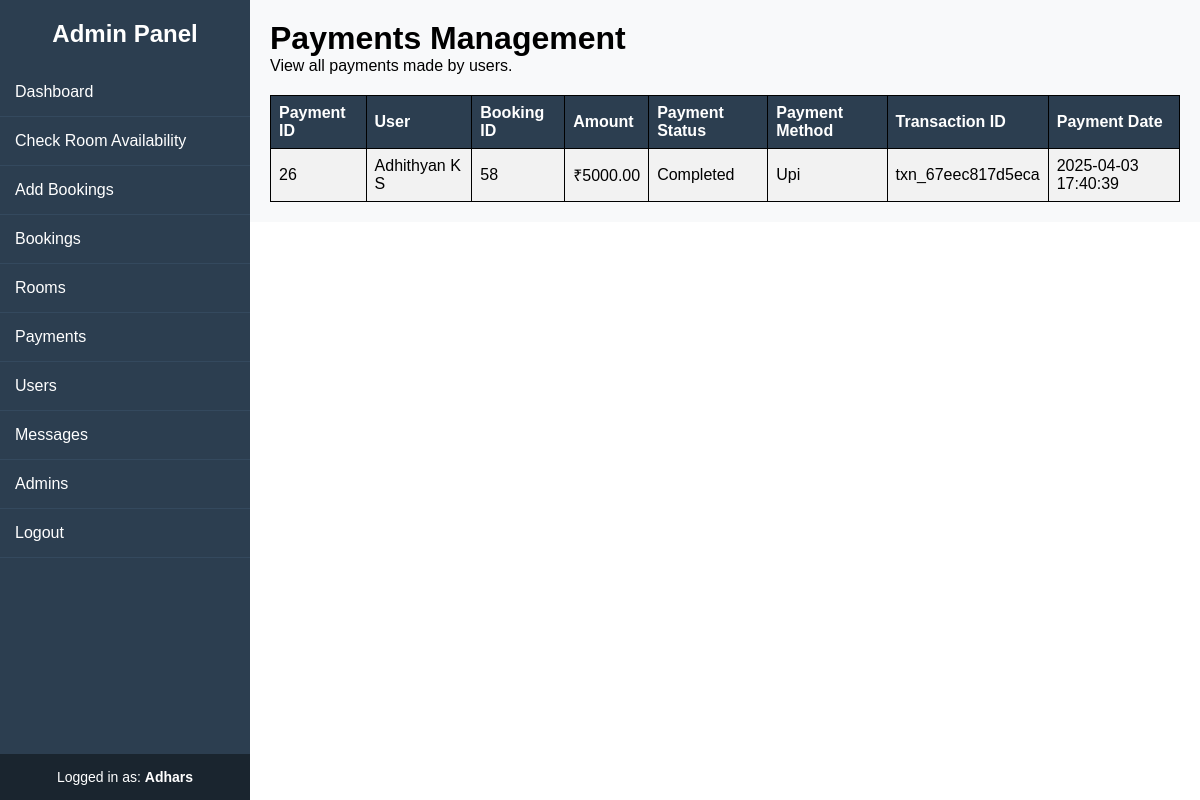
The page /admin/payments.php (signed in) on the database as committed earlier.
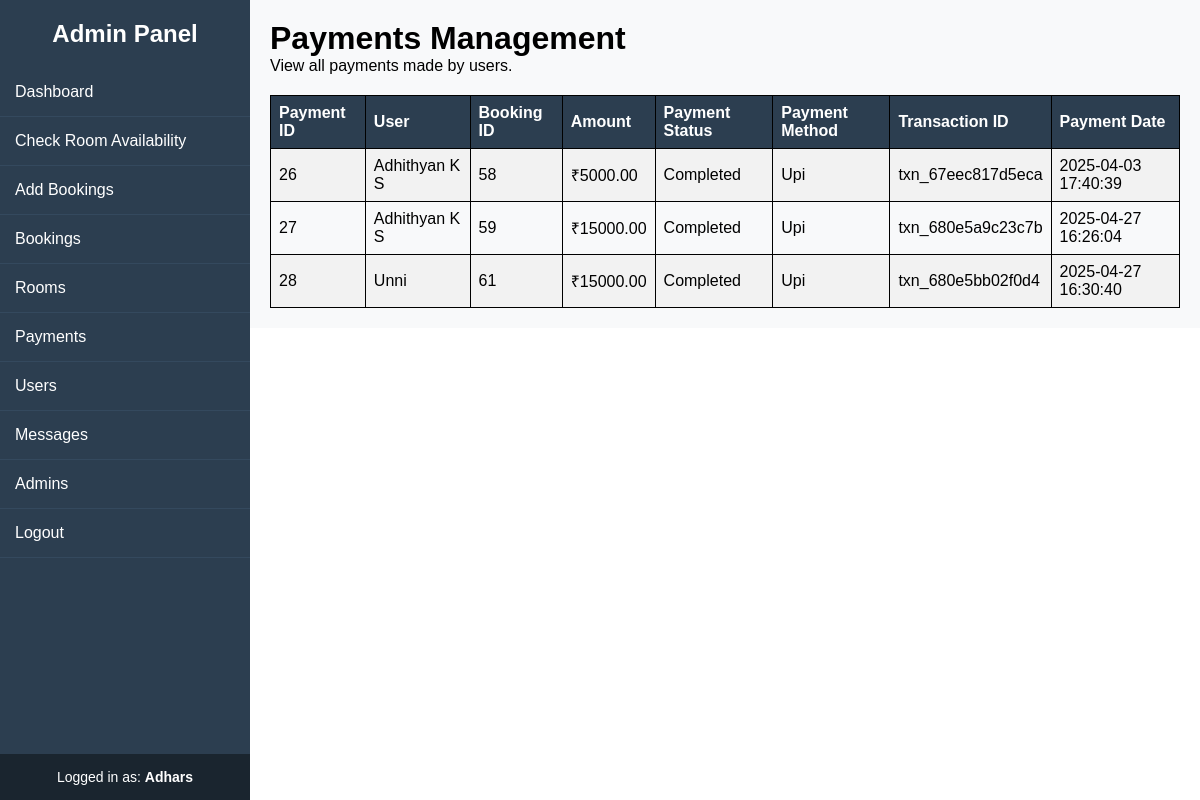
The same page on the database as committed later.
### tables this page shows
CREATE TABLE `payments` (
  `payment_id` int(11) NOT NULL,
  `user_id` int(11) NOT NULL,
  `booking_id` int(11) NOT NULL,
  `amount` decimal(10,2) NOT NULL,
  `payment_status` enum('pending','completed') DEFAULT 'pending',
  `payment_method` enum('credit_card','paypal','upi','cash') NOT NULL,
  `transaction_id` varchar(50) DEFAULT NULL,
  `created_at` timestamp NOT NULL DEFAULT current_timestamp()
);

CREATE TABLE `users` (
  `user_id` int(11) NOT NULL,
  `name` varchar(50) NOT NULL,
  `email` varchar(50) DEFAULT NULL,
  `password` varchar(25) NOT NULL,
  `phone` varchar(10) NOT NULL,
  `created_at` timestamp NOT NULL DEFAULT current_timestamp() ON UPDATE current_timestamp()
);

### admin/payments.php (the view, shortened to what this page needs)
<?php include '../includes/config.php'; ?>
<!DOCTYPE html>
<html lang="en">
<head>
    <link rel="stylesheet" href="../css/sidebar.css">
    <link rel="stylesheet" href="../css/table.css">
</head>
<body>
    <?php include 'inc/sidebar.php'; ?>
    <div class="content">
        <h1>Payments Management</h1>
        <p>View all payments made by users.</p>
        <?php
        $query = "SELECT p.*, u.name AS user_name, b.check_in_date, b.check_out_date
                  FROM payments p
                  JOIN users u ON p.user_id = u.user_id
                  JOIN bookings b ON p.booking_id = b.booking_id";
        $result = $conn->query($query);
        echo "<table>
                <tr>
                    <th>Payment ID</th>
                    <th>User</th>
                    <th>Booking ID</th>
                    <th>Amount</th>
                    <th>Payment Status</th>
                    <th>Payment Method</th>
                    <th>Transaction ID</th>
                    <th>Payment Date</th>
                </tr>";
        while ($row = mysqli_fetch_assoc($result)) {
            echo "<tr>
                    <td>" . $row['payment_id'] . "</td>
                    <td>" . $row['user_name'] . "</td>
                    <td>" . $row['booking_id'] . "</td>
                    <td>₹" . $row['amount'] . "</td>
                    <td>" . ucfirst($row['payment_status']) . "</td>
                    <td>" . ucfirst($row['payment_method']) . "</td>
                    <td>" . ($row['transaction_id'] ? $row['transaction_id'] : 'N/A') . "</td>
                    <td>" . $row['created_at'] . "</td>
                </tr>";
        }
        echo "</table>";
        ?>
    </div>
</body>
</html>

Rows that differ between the two databases and show on the page:
added payments: payment_id "27", user.name "Adhithyan K S", booking "59", amount "15000.00", payment_status "Completed", payment_method "Upi", transaction "txn_680e5a9c23c7b", created_at "2025-04-27 16:26:04"
added payments: payment_id "28", user.name "Unni", booking "61", amount "15000.00", payment_status "Completed", payment_method "Upi", transaction "txn_680e5bb02f0d4", created_at "2025-04-27 16:30:40"
